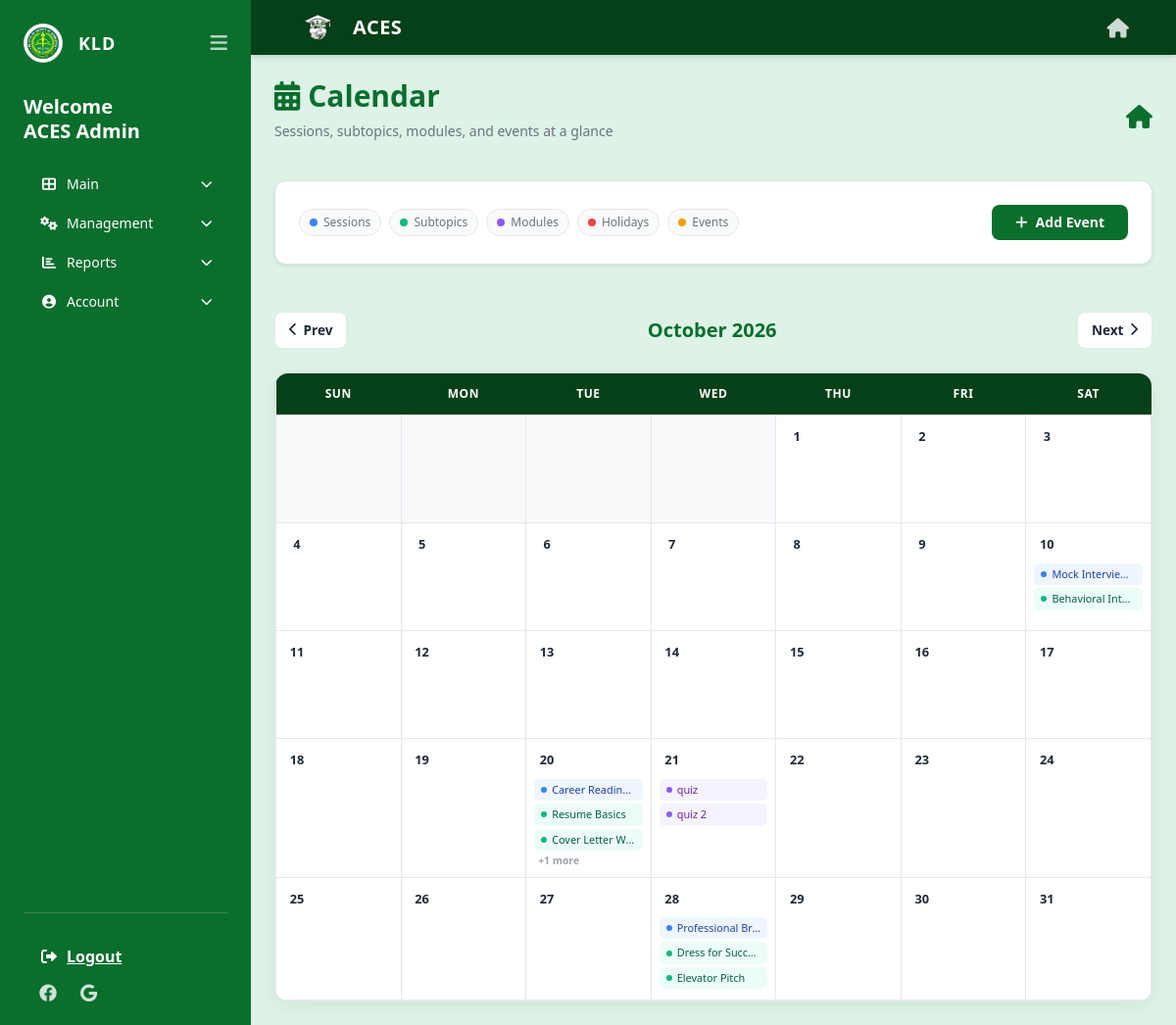
/staff/calendar.php?month=10&year=2026 (signed in), run on the app's committed database.
### tables this page shows
CREATE TABLE `users` (
  `user_id` int(11) NOT NULL,
  `email` varchar(100) NOT NULL,
  `password_hash` varchar(255) NOT NULL,
  `is_verified` tinyint(1) NOT NULL DEFAULT 0,
  `verification_token` varchar(64) DEFAULT NULL,
  `verification_expires` datetime DEFAULT NULL,
  `reset_token` varchar(64) DEFAULT NULL,
  `reset_expires` datetime DEFAULT NULL,
  `full_name` varchar(100) NOT NULL,
  `role` enum('student','staff') NOT NULL,
  `staff_role` varchar(50) DEFAULT NULL,
  `is_active` tinyint(1) NOT NULL DEFAULT 1,
  `created_by` int(11) DEFAULT NULL,
  `created_at` datetime DEFAULT current_timestamp(),
  `pending_email` varchar(255) DEFAULT NULL,
  `email_change_pin` varchar(6) DEFAULT NULL,
  `email_pin_expiry` datetime DEFAULT NULL
);

CREATE TABLE `sessions` (
  `session_id` int(11) NOT NULL,
  `title` varchar(100) NOT NULL,
  `phase` enum('Preparation','Pre-Employment','Career Fair') NOT NULL,
  `date` date NOT NULL,
  `start_time` time NOT NULL,
  `end_time` time NOT NULL,
  `description` text DEFAULT NULL,
  `image_path` varchar(255) DEFAULT NULL,
  `created_by` int(11) NOT NULL,
  `proctor` varchar(100) DEFAULT 'TBA',
  `location` varchar(200) DEFAULT 'TBA',
  `is_deleted` tinyint(1) DEFAULT 0,
  `allow_multiple` tinyint(1) NOT NULL DEFAULT 0
);

CREATE TABLE `subtopics` (
  `subtopic_id` int(11) NOT NULL,
  `session_id` int(11) NOT NULL,
  `title` varchar(100) NOT NULL,
  `description` text DEFAULT NULL,
  `image_path` varchar(255) DEFAULT NULL,
  `capacity` int(11) DEFAULT 30,
  `deadline` datetime DEFAULT NULL,
  `subtopic_date` date DEFAULT NULL,
  `subtopic_start_time` time DEFAULT NULL,
  `subtopic_end_time` time DEFAULT NULL,
  `subtopic_proctor` varchar(100) DEFAULT NULL,
  `subtopic_location` varchar(200) DEFAULT NULL,
  `is_required` tinyint(1) DEFAULT 0,
  `required_for` text DEFAULT NULL,
  `visible_for` text DEFAULT NULL,
  `visible_courses` text DEFAULT NULL,
  `required_courses` text DEFAULT NULL,
  `is_deleted` tinyint(1) DEFAULT 0,
  `attendance_type` enum('physical','module') DEFAULT 'physical'
);

CREATE TABLE `modules` (
  `module_id` int(11) NOT NULL,
  `subtopic_id` int(11) NOT NULL,
  `title` varchar(200) NOT NULL,
  `description` text DEFAULT NULL,
  `due_date` date DEFAULT NULL,
  `created_by` int(11) NOT NULL,
  `created_at` datetime DEFAULT current_timestamp(),
  `type` enum('module','assessment') NOT NULL DEFAULT 'module',
  `content` text DEFAULT NULL,
  `is_deleted` tinyint(1) DEFAULT 0,
  `updated_at` datetime DEFAULT NULL ON UPDATE current_timestamp()
);

### includes/auth.php (called while the page is built, shortened)
<?php
function isViewer() {
    $role = $_SESSION['staff_role'] ?? 'viewer';
    return $role === 'viewer' || $role === '' || $role === null;
}
?>

### staff/calendar.php (the view, shortened to what this page needs)
<?php
require_once __DIR__ . '/../includes/auth.php';
$stmt = $pdo->prepare("SELECT full_name FROM users WHERE user_id = ?");
$stmt->execute([$_SESSION['user_id']]);
$staff = $stmt->fetch();
$staff_name = $staff['full_name'] ?? '';
$month = isset($_GET['month']) ? (int)$_GET['month'] : date('n');
$year  = isset($_GET['year'])  ? (int)$_GET['year']  : date('Y');
$first_day_of_month = mktime(0, 0, 0, $month, 1, $year);
$days_in_month      = date('t', $first_day_of_month);
$start_weekday      = date('w', $first_day_of_month);
$events = [];
$start_date = sprintf('%04d-%02d-01', $year, $month);
$end_date   = date('Y-m-t', strtotime($start_date));
$stmt = $pdo->prepare("
    SELECT session_id, title AS session_title, date, description, start_time, end_time, location, proctor
    FROM sessions
    WHERE is_deleted = 0 AND date BETWEEN ? AND ?
");
$stmt->execute([$start_date, $end_date]);
while ($row = $stmt->fetch()) {
    $date = $row['date'];
    $events[$date][] = [
        'type'        => 'session',
        'title'       => $row['session_title'],
        'description' => $row['description'],
        'time'        => date('g:i A', strtotime($row['start_time'])) . ' – ' . date('g:i A', strtotime($row['end_time'])),
        'location'    => $row['location'],
        'proctor'     => $row['proctor'],
        'id'          => $row['session_id'],
    ];
}
$stmt = $pdo->prepare("
    SELECT st.subtopic_id, st.title AS subtopic_title, st.description,
           st.subtopic_date, st.subtopic_start_time, st.subtopic_end_time,
           st.subtopic_location, st.subtopic_proctor,
           s.title AS session_title, s.date AS session_date,
           COALESCE(st.subtopic_date, s.date) AS effective_date
    FROM subtopics st
    JOIN sessions s ON st.session_id = s.session_id AND s.is_deleted = 0
    WHERE st.is_deleted = 0 AND COALESCE(st.subtopic_date, s.date) BETWEEN ? AND ?
");
$stmt->execute([$start_date, $end_date]);
while ($row = $stmt->fetch()) {
    $date = $row['effective_date'];
    $events[$date][] = [
        'type'        => 'subtopic',
        'title'       => $row['subtopic_title'],
        'description' => $row['description'],
        'time'        => date('g:i A', strtotime($row['subtopic_start_time'])) . ' – ' . date('g:i A', strtotime($row['subtopic_end_time'])),
        'location'    => $row['subtopic_location'],
        'proctor'     => $row['subtopic_proctor'],
        'session'     => $row['session_title'],
        'id'          => $row['subtopic_id'],
    ];
}
$stmt = $pdo->prepare("
    SELECT m.module_id, m.title, m.due_date, m.type, m.subtopic_id
    FROM modules m
    JOIN subtopics st ON m.subtopic_id = st.subtopic_id AND st.is_deleted = 0
    JOIN sessions s ON st.session_id = s.session_id AND s.is_deleted = 0
    WHERE m.is_deleted = 0 AND m.due_date BETWEEN ? AND ?
");
$stmt->execute([$start_date, $end_date]);
while ($row = $stmt->fetch()) {
    $date = $row['due_date'];
    $events[$date][] = [
        'type'        => 'module',
        'title'       => $row['title'],
        'description' => "Due date for {$row['type']}",
        'subtopic_id' => $row['subtopic_id'],
        'id'          => $row['module_id'],
    ];
}
?>
<!DOCTYPE html>
<html lang="en" class="h-full">
<head>
    <link rel="stylesheet" href="../assets/css/tailwind.css">
    <link href="https://cdn.jsdelivr.net/npm/bootstrap@5.3.0/dist/css/bootstrap.min.css" rel="stylesheet">
    <link rel="stylesheet" href="https://cdnjs.cloudflare.com/ajax/libs/font-awesome/6.0.0/css/all.min.css">
</head>
<body class="bg-[#dcf3e6] font-sans h-screen flex flex-col md:flex-row">
<?php include '../includes/staff_sidebar.php'; ?>
<div class="flex-1 flex flex-col overflow-hidden">
    <?php include '../includes/header.php'; ?>
    <main class="flex-1 p-4 md:p-8 overflow-y-auto no-scrollbar">
        <div class="flex justify-between items-center mb-6">
            <div>
                <h1 class="text-2xl md:text-3xl font-bold text-[#0a6e2d]">
                    <i class="fas fa-calendar-alt mr-2"></i>Calendar
                </h1>
                <p class="text-sm text-gray-500 mt-1">Sessions, subtopics, modules, and events at a glance</p>
            </div>
            <a href="dashboard.php" class="text-[#0a6e2d] hover:text-green-800" title="Home">
                <i class="fas fa-house text-2xl"></i>
            </a>
        </div>
        <div class="bg-white rounded-xl shadow-sm border border-gray-200 p-4 mb-5 flex flex-wrap items-center justify-between gap-3">
            <div class="flex flex-wrap gap-2">
                <span class="legend-item"><span class="legend-dot" style="background:#3b82f6"></span> Sessions</span>
                <span class="legend-item"><span class="legend-dot" style="background:#10b981"></span> Subtopics</span>
                <span class="legend-item"><span class="legend-dot" style="background:#8b5cf6"></span> Modules</span>
                <span class="legend-item"><span class="legend-dot" style="background:#ef4444"></span> Holidays</span>
                <span class="legend-item"><span class="legend-dot" style="background:#f59e0b"></span> Events</span>
            </div>
            <?php if (!isViewer()): ?>
            <button class="bg-[#0a6e2d] hover:bg-green-800 text-white text-sm font-semibold px-4 py-2 rounded-lg inline-flex items-center gap-2 transition"
                    data-bs-toggle="modal" data-bs-target="#addEventModal">
                <i class="fas fa-plus"></i> Add Event
            </button>
            <?php endif; ?>
        </div>
        <div class="flex items-center justify-between mb-4">
            <a href="?month=<?= $month-1 ?>&year=<?= $year ?>" class="nav-btn">
                <i class="fas fa-chevron-left"></i> <span class="hidden sm:inline">Prev</span>
            </a>
            <span class="month-title"><?= date('F Y', $first_day_of_month) ?></span>
            <a href="?month=<?= $month+1 ?>&year=<?= $year ?>" class="nav-btn">
                <span class="hidden sm:inline">Next</span> <i class="fas fa-chevron-right"></i>
            </a>
        </div>
        <div class="calendar-wrap">
            <table class="calendar-grid">
                <thead>
                    <tr>
                        <th>Sun</th><th>Mon</th><th>Tue</th><th>Wed</th><th>Thu</th><th>Fri</th><th>Sat</th>
                    </tr>
                </thead>
                <tbody>
                    <?php
                    $day_counter = 1;
                    $cell_count  = 0;
                    $weekday     = $start_weekday;
                    $today_str   = date('Y-m-d');
                    echo '<tr>';
                    for ($i = 0; $i < $weekday; $i++) {
                        echo '<td class="is-empty"></td>';
                        $cell_count++;
                    }
                    while ($day_counter <= $days_in_month) {
                        $date_str   = sprintf('%04d-%02d-%02d', $year, $month, $day_counter);
                        $day_events = $events[$date_str] ?? [];
                        $is_today   = ($date_str === $today_str) ? ' is-today' : '';
                        usort($day_events, function($a, $b) {
                            $order = ['session'=>1,'subtopic'=>2,'module'=>3,'holiday'=>4,'school_event'=>5];
                            return ($order[$a['type']] ?? 9) <=> ($order[$b['type']] ?? 9);
                        });
                        ?>
                        <td class="<?= $is_today ?>" data-date="<?= $date_str ?>">
                            <div class="day-num"><?= $day_counter ?></div>
                            <?php foreach (array_slice($day_events, 0, 3) as $ev): ?>
                                <div class="event-pill <?= $ev['type'] ?>" title="<?= htmlspecialchars($ev['title']) ?>">
                                    <span class="dot"></span>
                                    <span class="truncate"><?= htmlspecialchars($ev['title']) ?></span>
                                </div>
                            <?php endforeach; ?>
                            <?php if (count($day_events) > 3): ?>
                                <div class="more-count">+<?= count($day_events) - 3 ?> more</div>
                            <?php endif; ?>
                        </td>
                        <?php
                        $cell_count++;
                        $day_counter++;
                        if ($cell_count % 7 == 0 && $day_counter <= $days_in_month) {
                            echo '</tr><tr>';
                        }
                    }
                    echo '</tr>';
                    ?>
                </tbody>
            </table>
        </div>
    </main>
</div>
</body>
</html>

### includes/staff_sidebar.php (shortened to what this page needs)
<aside id="staffSidebar" class="hidden md:flex w-64 bg-[#0a6e2d] text-white flex-col p-4 shrink-0 h-screen sticky top-0 transition-all duration-300 overflow-y-auto">
    <div>
        <div class="flex items-center justify-between mb-8">
            <div class="flex items-center gap-3" id="sidebarBrand">
                <img src="../assets/images/kld_logo.png" class="w-10 h-10 rounded-full border border-white/20 bg-white p-0.5 object-contain" alt="KLD">
                <span class="font-bold tracking-wider text-lg sidebar-text">KLD</span>
            </div>
            <button id="sidebarToggleBtn" class="text-white/70 hover:text-white text-xl focus:outline-none">
                <i class="fas fa-bars"></i>
            </button>
        </div>
        <div class="mb-6 sidebar-text">
            <h2 class="text-xl font-bold leading-tight">Welcome<br><?= htmlspecialchars($staff_name) ?></h2>
        </div>
        <nav class="space-y-1 text-sm">
            <div class="sidebar-group">
                <button class="group-header flex items-center justify-between w-full text-left text-white hover:text-green-200 hover:bg-white/10 rounded-lg px-3 py-2 transition-colors">
                    <span><i class="fas fa-th-large mr-2 w-5 text-center"></i><span class="sidebar-text">Main</span></span>
                    <i class="fas fa-chevron-down text-xs transition-transform duration-200 sidebar-text"></i>
                </button>
            </div>
            <?php if (!isViewer()): ?>
            <div class="sidebar-group">
                <button class="group-header flex items-center justify-between w-full text-left text-white hover:text-green-200 hover:bg-white/10 rounded-lg px-3 py-2 transition-colors">
                    <span><i class="fas fa-cogs mr-2 w-5 text-center"></i><span class="sidebar-text">Management</span></span>
                    <i class="fas fa-chevron-down text-xs transition-transform duration-200 sidebar-text"></i>
                </button>
            </div>
            <?php endif; ?>
            <div class="sidebar-group">
                <button class="group-header flex items-center justify-between w-full text-left text-white hover:text-green-200 hover:bg-white/10 rounded-lg px-3 py-2 transition-colors">
                    <span><i class="fas fa-chart-bar mr-2 w-5 text-center"></i><span class="sidebar-text">Reports</span></span>
                    <i class="fas fa-chevron-down text-xs transition-transform duration-200 sidebar-text"></i>
                </button>
            </div>
            <div class="sidebar-group">
                <button class="group-header flex items-center justify-between w-full text-left text-white hover:text-green-200 hover:bg-white/10 rounded-lg px-3 py-2 transition-colors">
                    <span><i class="fas fa-user-circle mr-2 w-5 text-center"></i><span class="sidebar-text">Account</span></span>
                    <i class="fas fa-chevron-down text-xs transition-transform duration-200 sidebar-text"></i>
                </button>
            </div>
        </nav>
    </div>
    <div class="mt-auto pt-4 border-t border-white/20">
        <a href="../logout.php" class="block text-white font-bold hover:text-red-300 hover:bg-white/10 rounded-lg px-3 py-2 transition-colors sidebar-text mb-2">
            <i class="fas fa-sign-out-alt mr-2 w-5 text-center"></i><span class="sidebar-text">Logout</span>
        </a>
        <div class="flex gap-4 text-lg opacity-80 sidebar-text px-3">
            <i class="fa-brands fa-facebook cursor-pointer hover:text-white"></i>
            <i class="fa-brands fa-google cursor-pointer hover:text-white"></i>
        </div>
    </div>
</aside>

### data on the page
users: full_name "ACES Admin"
sessions: title "Mock Intervie…"
subtopics: title "Behavioral Int…"
sessions: title "Career Readin…"
subtopics: title "Resume Basics"
subtopics: title "Cover Letter W…"
modules: title "quiz"
modules: title "quiz 2"
sessions: title "Professional Br…"
subtopics: title "Dress for Succ…"
subtopics: title "Elevator Pitch"

### other printed values
date('F Y', $first_day_of_month) "October 2026"
count($day_events) - 3 "1"
